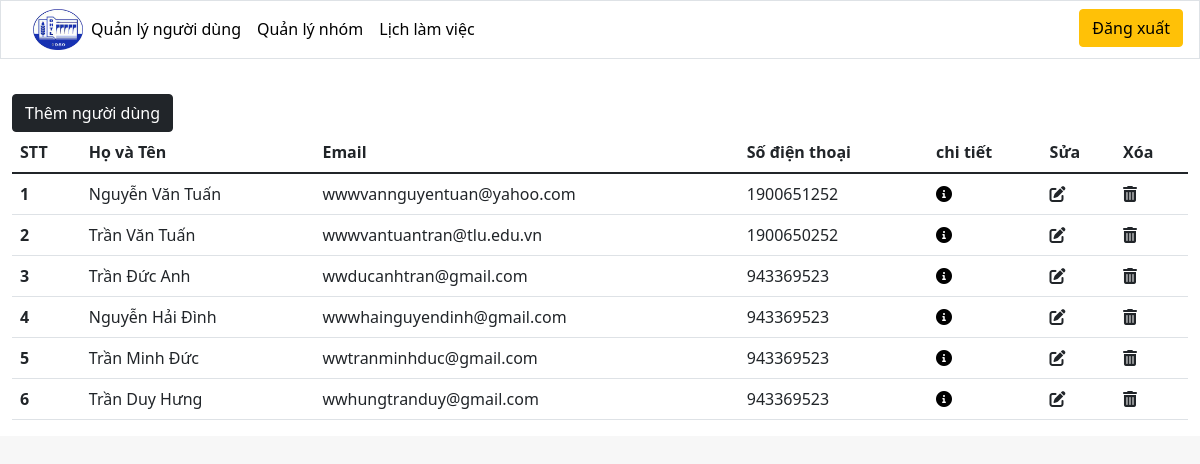
Screenshot of /Browers/views/admin/index.php (signed in) with the database file from the repository.
### tables this page shows
CREATE TABLE `user` (
  `us_id` int(10) NOT NULL,
  `us_name` varchar(50) NOT NULL,
  `us_email` varchar(50) NOT NULL,
  `us_phone` varchar(20) NOT NULL,
  `us_regdate` datetime NOT NULL DEFAULT current_timestamp()
);

### Browers/views/admin/index.php (the view, shortened to what this page needs)
<?php
    include("header-admin.php");
    $conn = mysqli_connect('localhost', 'root', '', 'db_manage_website');
?>
    <main class="bg-white">
    <div id="content" class="row">
        <div class="container">
            <a href="add-user.php" class="mt-4 "><button class="btn btn-dark mt-4">Thêm người dùng</button></a>
            <div class="row">
                <div class="directory-table">
                    <div class="table">
                        <table class="table">
                            <thead>
                                <tr>
                                    <th scope="col">STT</th>
                                    <th scope="col">Họ và Tên</th>
                                    <th scope="col">Email</th>
                                    <th scope="col">Số điện thoại</th>
                                    <th scope="col">chi tiết</th>
                                    <th scope="col">Sửa</th>
                                    <th scope="col">Xóa</th>
                                </tr>
                            </thead>
                            <tbody>
                                <?php
                                $sql = "SELECT us.us_id, us.us_name, us.us_email, us.us_phone from user us ";
                                $result = mysqli_query($conn, $sql);
                                if (mysqli_num_rows($result) > 0) {
                                    $i = 1;
                                    while ($row = mysqli_fetch_assoc($result)) {
                                ?>
                                        <tr>
                                        <th scope="row"><?php echo $i; ?></th>
                                            <td><?php echo $row['us_name']; ?></td>
                                            <td><?php echo $row['us_email']; ?></td>
                                            <td><?php echo $row['us_phone']; ?></td>
                                            <td><a href="detail-user.php?userid=<?php echo $row['us_id']; ?>"><i class="fas fa-info-circle"></i></a></td>
                                            <td><a href="fix-user.php?userid=<?php echo $row['us_id']; ?>"><i class="text-dark fas fa-edit"></i></a></td>
                                            <td><a href="delete-user.php?userid=<?php echo $row['us_id']; ?>"><i class="text-dark fas fa-trash-alt"></i></a></td>
                                        </tr>
                                <?php
                                        $i++;
                                    }
                                }
                                ?>
                            </tbody>
                        </table>
                    </div>
                </div>
            </div>
        </div>
    </main>

### Browers/assets/css/config.css (style rules this page uses)
a { text-decoration: none; color: black; }
#content { margin-top: 70px; right: 0; }

### rows the page displays
user: us_name "Nguyễn Văn Tuấn", us_email "wwwvannguyentuan@yahoo.com", us_phone "1900651252"
user: us_name "Trần Văn Tuấn", us_email "wwwvantuantran@tlu.edu.vn", us_phone "1900650252"
user: us_name "Trần Đức Anh", us_email "wwducanhtran@gmail.com", us_phone "943369523"
user: us_name "Nguyễn Hải Đình", us_email "wwwhainguyendinh@gmail.com", us_phone "943369523"
user: us_name "Trần Minh Đức", us_email "wwtranminhduc@gmail.com", us_phone "943369523"
user: us_name "Trần Duy Hưng", us_email "wwhungtranduy@gmail.com", us_phone "943369523"
